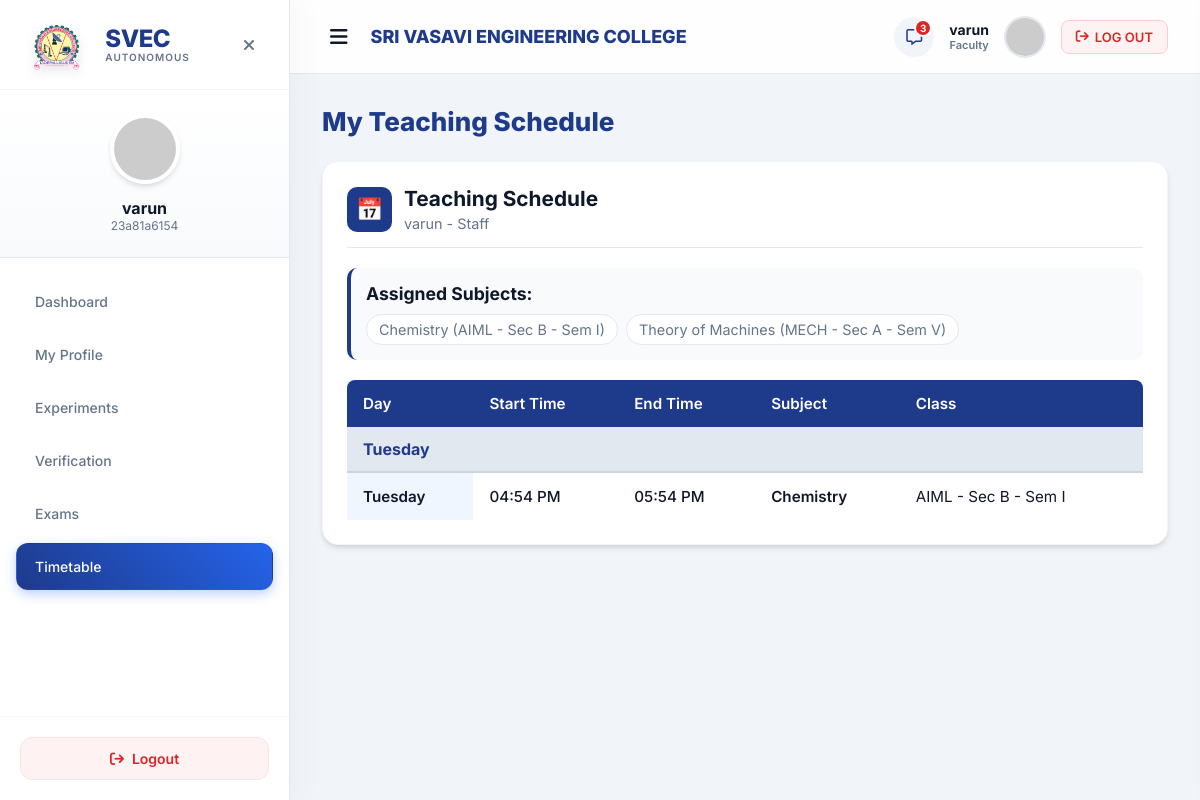
/employee/timetable.php (signed in), run on the app's committed database.
### tables this page shows
CREATE TABLE `timetable` (
  `id` int(11) NOT NULL AUTO_INCREMENT,
  `day_of_week` varchar(20) NOT NULL,
  `start_time` time NOT NULL,
  `end_time` time NOT NULL,
  `subject` varchar(100) NOT NULL,
  `employee_username` varchar(50) NOT NULL,
  `branch` varchar(50) NOT NULL,
  `section` varchar(10) NOT NULL,
  `semester` varchar(10) NOT NULL,
  `created_at` timestamp NOT NULL DEFAULT current_timestamp(),
  PRIMARY KEY (`id`),
  KEY `idx_timetable_branch_semester` (`branch`,`semester`,`section`),
  KEY `idx_timetable_subject` (`subject`),
  KEY `idx_timetable_employee` (`employee_username`),
  CONSTRAINT `timetable_ibfk_2` FOREIGN KEY (`subject`) REFERENCES `subjects` (`subject`) ON DELETE CASCADE
);

### employee/timetable.php (the view, shortened to what this page needs)
<?php
require_once '../db_connect.php';
require_once __DIR__ . '/announcements_inc.php';
$employee_username = $_SESSION['username'] ?? '';
$employee_name = $_SESSION['employee_name'] ?? 'Employee';
$employee_role = $_SESSION['role'] ?? 'Staff';
$employee_subjects = [];
if ($conn) {
    $stmt = $conn->prepare("
        SELECT DISTINCT subject, branch, section, semester
        FROM employee_subjects
        WHERE employee_username = ?
    ");
    if ($stmt) {
        $stmt->bind_param("s", $employee_username);
        $stmt->execute();
        $result = $stmt->get_result();
        while ($row = $result->fetch_assoc()) {
            $employee_subjects[] = $row;
        }
    }
}
$timetable = [];
if ($conn && !empty($employee_subjects)) {
    $where_conditions = [];
    $params = [];
    $types = '';
    foreach ($employee_subjects as $subject) {
        $where_conditions[] = "(subject = ? AND branch = ? AND section = ? AND semester = ?)";
        $params[] = $subject['subject'];
        $params[] = $subject['branch'];
        $params[] = $subject['section'];
        $params[] = $subject['semester'];
        $types .= 'ssss';
    }
    $where_clause = implode(' OR ', $where_conditions);
    $sql = "
        SELECT t.*
        FROM timetable t
        WHERE ($where_clause)
          AND t.employee_username = ?
        ORDER BY FIELD(t.day_of_week, 'Monday', 'Tuesday', 'Wednesday', 'Thursday', 'Friday', 'Saturday'), t.start_time
    ";
    $stmt = $conn->prepare($sql);
    if ($stmt) {
        $params[] = $employee_username;
        $types .= 's';
        $stmt->bind_param($types, ...$params);
        $stmt->execute();
        $result = $stmt->get_result();
        while ($row = $result->fetch_assoc()) {
            $timetable[] = $row;
        }
    }
}
?>
<!DOCTYPE html>
<html lang="en">
<head>
<link rel="stylesheet" href="https://cdnjs.cloudflare.com/ajax/libs/font-awesome/6.4.0/css/all.min.css">
<link rel="stylesheet" href="../css/announcements.css">
</head>
<body>
  <nav class="sidebar" id="sidebar">
    <div class="sidebar-brand">
      <div class="brand-wrapper">
        <img src="../images/vasavi.png" alt="Logo">
        <div class="brand-text">
          <span class="brand-title">SVEC</span>
          <span class="brand-subtitle">Autonomous</span>
        </div>
      </div>
      <div class="close-btn" onclick="toggleSidebar()"><i class="fa-solid fa-xmark"></i></div>
    </div>
    <div class="sidebar-user">
      <img src="n1.jpg" onerror="this.src='https://ui-avatars.com/api/?name=<?php echo urlencode($employee_name); ?>&background=1e3a8a&color=fff'">
      <div style="font-weight:700; color:var(--text-dark);"><?php echo htmlspecialchars($employee_name); ?></div>
      <div style="font-size:12px; color:var(--text-gray);"><?php echo htmlspecialchars($employee_username); ?></div>
    </div>
    <div class="sidebar-menu">
      <a href="employee_dashboard.php" class="menu-item"> Dashboard</a>
      <a href="employee_profile.php" class="menu-item"> My Profile</a>
      <a href="employee_update_experiment.php" class="menu-item"> Experiments</a>
     <a href="employee_verify.php" class="menu-item"> Verification
      <a href="employee_schedule.php" class="menu-item"> Exams</a>
      <a href="timetable.php" class="menu-item active"> Timetable</a>
    </div>
    <div class="logout-container">
      <a href="employee_logout.php" class="logout-btn"><i class="fa-solid fa-arrow-right-from-bracket" style="margin-right:8px;"></i> Logout</a>
    </div>
  </nav>
  <main class="main-content" id="mainContent">
    <header class="top-header">
      <div style="display:flex; align-items:center;">
        <button class="toggle-btn" onclick="toggleSidebar()"><i class="fa-solid fa-bars"></i></button>
        <div class="header-branding">
          <h1>SRI VASAVI ENGINEERING COLLEGE</h1>
        </div>
      </div>
      <div class="header-right" style="display:flex; align-items:center; gap:15px;">
        <div class="info-text" style="text-align:right;">
           <div style="font-size:14px; font-weight:700; color:var(--text-dark);"><?php echo htmlspecialchars($employee_name); ?></div>
          <div style="font-size:11px; color:var(--text-gray); font-weight:600;">Faculty</div>
        </div>
        <img src="n1.jpg" style="width:42px; height:42px; border-radius:50%; border:2px solid #e2e8f0;" onerror="this.src='https://ui-avatars.com/api/?name=<?php echo urlencode($employee_name); ?>'">
        <a href="employee_logout.php" class="header-logout-btn" style="display: flex; align-items: center; gap: 6px; padding: 8px 14px; background: #fef2f2; color: var(--secondary-color); border: 1px solid #fecaca; border-radius: 8px; font-size: 13px; font-weight: 600; cursor: pointer; text-decoration: none; transition: all 0.2s;"><i class="fa-solid fa-arrow-right-from-bracket"></i> LOG OUT</a>
      </div>
    </header>
    <div class="dashboard-container">
      <div class="page-title">My Teaching Schedule</div>
    <div class="timetable-container">
        <div class="timetable-header">
            <div class="timetable-title">
                <div class="timetable-icon">📅</div>
                <div class="timetable-info">
                    <h2>Teaching Schedule</h2>
                    <p><?php echo htmlspecialchars($employee_name); ?> - <?php echo htmlspecialchars($employee_role); ?></p>
                </div>
            </div>
        </div>
        <?php if (empty($employee_subjects)): ?>
          <div class="empty-state">
            <h3>No Subjects Assigned</h3>
            <p>You have not been assigned any teaching subjects yet. Please contact the administration.</p>
          </div>
        <?php else: ?>
          <div class="subject-summary">
            <h3>Assigned Subjects:</h3>
            <div class="subject-tags">
              <?php
              $unique_subjects = [];
              foreach ($employee_subjects as $subject):
                $subject_key = $subject['subject'] . '|' . $subject['branch'] . '|' . $subject['section'] . '|' . $subject['semester'];
                if (!in_array($subject_key, $unique_subjects)):
                  $unique_subjects[] = $subject_key;
              ?>
                <span class="subject-tag">
                  <?php echo htmlspecialchars($subject['subject']); ?>
                  (<?php echo htmlspecialchars($subject['branch']); ?> -
                  Sec <?php echo htmlspecialchars($subject['section']); ?> -
                  Sem <?php echo htmlspecialchars($subject['semester']); ?>)
                </span>
              <?php endif; endforeach; ?>
            </div>
          </div>
          <?php if (empty($timetable)): ?>
            <div class="empty-state">
              <h3>No Timetable Available</h3>
              <p>Your teaching timetable has not been scheduled yet.</p>
            </div>
          <?php else: ?>
            <table class="timetable-table">
              <thead>
                <tr>
                  <th>Day</th>
                  <th>Start Time</th>
                  <th>End Time</th>
                  <th>Subject</th>
                  <th>Class</th>
                </tr>
              </thead>
              <tbody>
                <?php
                $current_day = '';
                foreach ($timetable as $slot):
                  $show_day = ($slot['day_of_week'] !== $current_day);
                  $current_day = $slot['day_of_week'];
                ?>
                <?php if ($show_day): ?>
                <tr class="day-header-row">
                  <td colspan="5"><?php echo htmlspecialchars($slot['day_of_week']); ?></td>
                </tr>
                <?php endif; ?>
                <tr>
                  <td class="day-cell"><?php echo htmlspecialchars($slot['day_of_week']); ?></td>
                  <td class="time-cell"><?php echo date('h:i A', strtotime($slot['start_time'])); ?></td>
                  <td class="time-cell"><?php echo date('h:i A', strtotime($slot['end_time'])); ?></td>
                  <td class="subject-cell"><?php echo htmlspecialchars($slot['subject']); ?></td>
                  <td class="class-cell">
                    <?php echo htmlspecialchars($slot['branch']); ?> -
                    Sec <?php echo htmlspecialchars($slot['section']); ?> -
                    Sem <?php echo htmlspecialchars($slot['semester']); ?>
                  </td>
                </tr>
                <?php endforeach; ?>
              </tbody>
            </table>
          <?php endif; ?>
        <?php endif; ?>
    </div>
    </div>
</main>
</body>
</html>

### data on the page
timetable: day_of_week "Tuesday", start_time "04:54 PM", end_time "05:54 PM", subject "Chemistry", branch "AIML", section "B", semester "I"

### other printed values
$employee_name "varun"
$employee_username "23a81a6154"
$announcement_count "3"
$employee_role "Staff"
$subject['subject'] "Chemistry"
$subject['branch'] "AIML"
$subject['section'] "B"
$subject['semester'] "I"
$subject['subject'] "Theory of Machines"
$subject['branch'] "MECH"
$subject['section'] "A"
$subject['semester'] "V"
